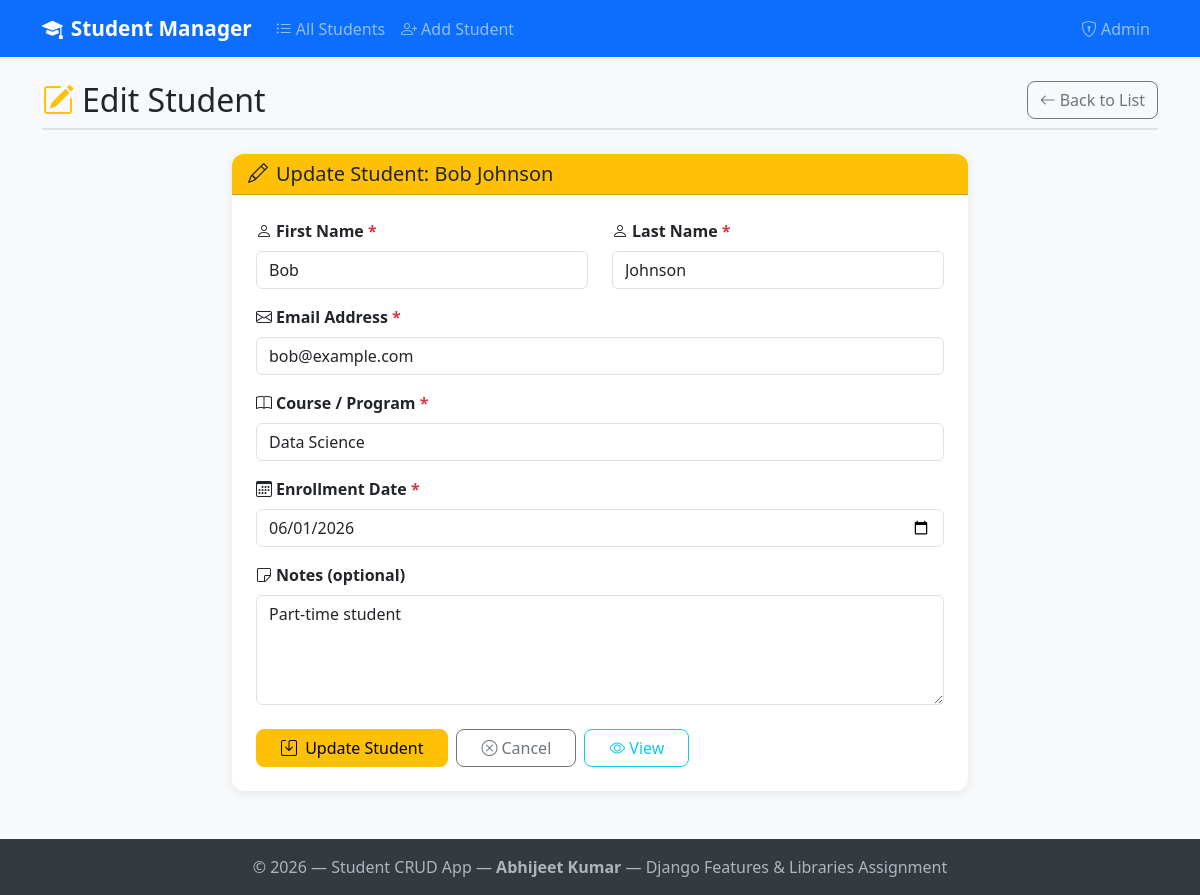
The page /students/3/edit/ on the database its author committed.
### students/models.py (models this page shows, shortened)
class Student(models.Model):
    first_name = models.CharField(max_length=100)
    last_name = models.CharField(max_length=100)
    email = models.EmailField(unique=True)
    course = models.CharField(max_length=200)
    enrollment_date = models.DateField()
    notes = models.TextField(blank=True, null=True)
    created_at = models.DateTimeField(auto_now_add=True)
    updated_at = models.DateTimeField(auto_now=True)
    class Meta:
        ordering = ['-created_at']
    def get_full_name(self):
        return f"{self.first_name} {self.last_name}"

### students/views.py (the view)
# urls.py: path('<int:pk>/edit/', views.student_update, name='student_update'),
def student_update(request, pk):
    student = get_object_or_404(Student, pk=pk)
    if request.method == 'POST':
        form = StudentForm(request.POST, instance=student)
        if form.is_valid():
            form.save()
            messages.success(request, f'Student "{student.get_full_name()}" was updated successfully!')
            return redirect('students:student_list')
        else:
            messages.error(request, 'Please correct the errors below.')
    else:
        form = StudentForm(instance=student)
    context = {
        'form': form,
        'student': student,
        'title': f'Edit Student: {student.get_full_name()}',
        'action': 'Update',
    }
    return render(request, 'students/student_form.html', context)

### students/templates/students/student_form.html (shortened to what this page needs)
{% extends "students/base_bootstrap.html" %}
{% block content %}
<div class="d-flex justify-content-between align-items-center page-header">
    <h2 class="mb-0">
        {% if action == 'Create' %}
            <i class="bi bi-person-plus-fill me-2 text-primary"></i>Add New Student
        {% else %}
            <i class="bi bi-pencil-square me-2 text-warning"></i>Edit Student
        {% endif %}
    </h2>
    <a href="{% url 'students:student_list' %}" class="btn btn-outline-secondary">
        <i class="bi bi-arrow-left me-1"></i>Back to List
    </a>
</div>
<div class="row justify-content-center">
    <div class="col-lg-8">
        <div class="card">
            <div class="card-header {% if action == 'Create' %}bg-primary text-white{% else %}bg-warning{% endif %}">
                <h5 class="mb-0">
                    {% if action == 'Create' %}
                        <i class="bi bi-person-plus me-2"></i>Student Information
                    {% else %}
                        <i class="bi bi-pencil me-2"></i>Update Student: {{ student.get_full_name }}
                    {% endif %}
                </h5>
            </div>
            <div class="card-body p-4">
                <form method="post" novalidate>
                    <div class="row">
                        <div class="col-md-6 mb-3">
                            <label for="{{ form.first_name.id_for_label }}" class="form-label fw-semibold">
                                <i class="bi bi-person me-1"></i>{{ form.first_name.label }}
                                <span class="text-danger">*</span>
                            </label>
                            {{ form.first_name }}
                        </div>
                        <div class="col-md-6 mb-3">
                            <label for="{{ form.last_name.id_for_label }}" class="form-label fw-semibold">
                                <i class="bi bi-person me-1"></i>{{ form.last_name.label }}
                                <span class="text-danger">*</span>
                            </label>
                            {{ form.last_name }}
                        </div>
                    </div>
                    <div class="mb-3">
                        <label for="{{ form.email.id_for_label }}" class="form-label fw-semibold">
                            <i class="bi bi-envelope me-1"></i>{{ form.email.label }}
                            <span class="text-danger">*</span>
                        </label>
                        {{ form.email }}
                    </div>
                    <div class="mb-3">
                        <label for="{{ form.course.id_for_label }}" class="form-label fw-semibold">
                            <i class="bi bi-book me-1"></i>{{ form.course.label }}
                            <span class="text-danger">*</span>
                        </label>
                        {{ form.course }}
                    </div>
                    <div class="mb-3">
                        <label for="{{ form.enrollment_date.id_for_label }}" class="form-label fw-semibold">
                            <i class="bi bi-calendar3 me-1"></i>{{ form.enrollment_date.label }}
                            <span class="text-danger">*</span>
                        </label>
                        {{ form.enrollment_date }}
                    </div>
                    <div class="mb-4">
                        <label for="{{ form.notes.id_for_label }}" class="form-label fw-semibold">
                            <i class="bi bi-sticky me-1"></i>{{ form.notes.label }}
                        </label>
                        {{ form.notes }}
                    </div>
                    <div class="d-flex gap-2">
                        <button type="submit" class="btn {% if action == 'Create' %}btn-primary{% else %}btn-warning{% endif %} px-4">
                            <i class="bi {% if action == 'Create' %}bi-person-check-fill{% else %}bi-save{% endif %} me-1"></i>
                            {{ action }} Student
                        </button>
                        <a href="{% url 'students:student_list' %}" class="btn btn-outline-secondary px-4">
                            <i class="bi bi-x-circle me-1"></i>Cancel
                        </a>
                        {% if action == 'Update' %}
                        <a href="{% url 'students:student_detail' student.pk %}" class="btn btn-outline-info px-4">
                            <i class="bi bi-eye me-1"></i>View
                        </a>
                        {% endif %}
                    </div>
                </form>
            </div>
        </div>
    </div>
</div>
{% endblock %}

### students/templates/students/base_bootstrap.html (style rules this page uses)
body { background-color: #f8f9fa; font-family: 'Segoe UI', Tahoma, Geneva, Verdana, sans-serif; }
.card { border: none; box-shadow: 0 2px 12px rgba(0,0,0,0.08); border-radius: 12px; }
.card-header { border-radius: 12px 12px 0 0 !important; }
.btn { border-radius: 8px; }
.page-header { border-bottom: 2px solid #dee2e6; padding-bottom: 0.5rem; margin-bottom: 1.5rem; }

### rows shown on the page
Student: get_full_name "Bob Johnson", first_name "Bob", last_name "Johnson", email "bob@example.com", course "Data Science", enrollment_date "06/01/2026", notes "Part-time student"

### other values the page prints
{{ action }} "Update"
